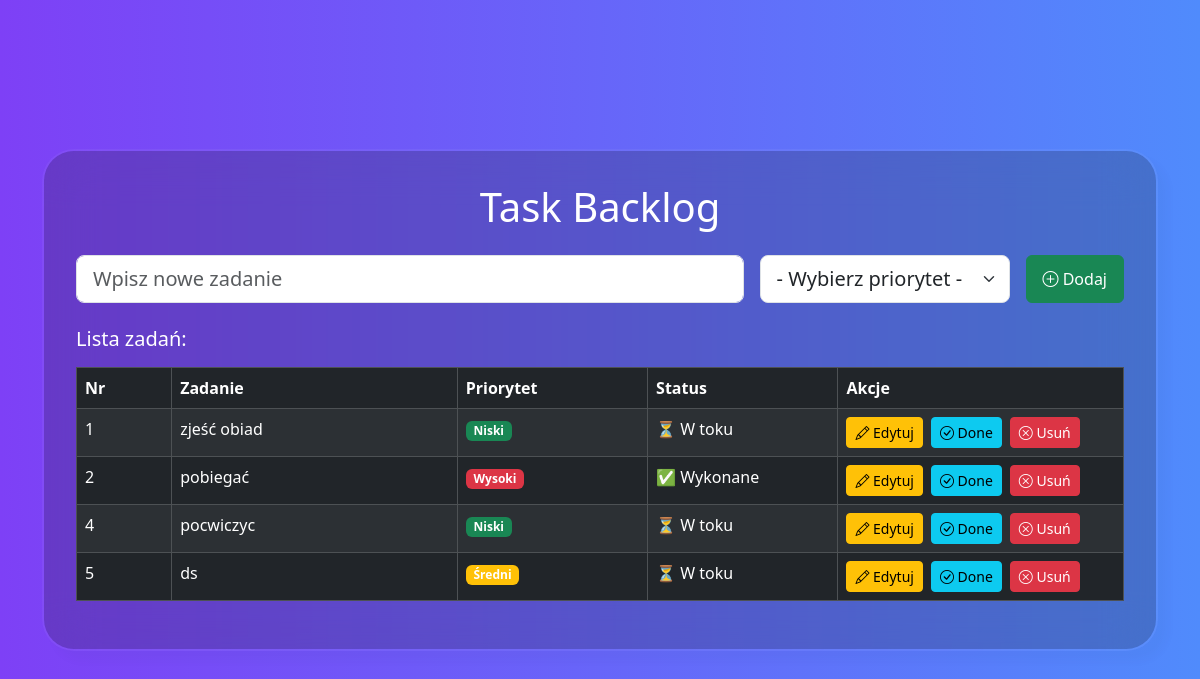
Before: / with the older database file.
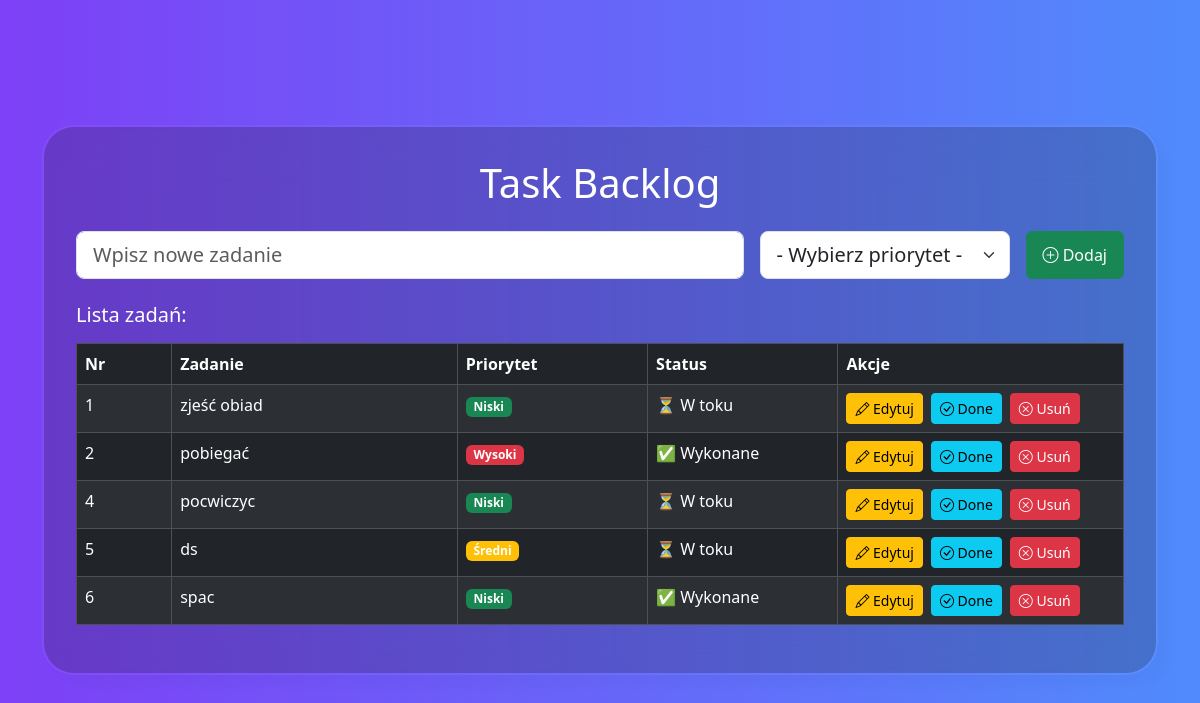
After: the same page with the newer database file.
### app.py (models this page shows, shortened)
class Task(db.Model):
    id = db.Column(db.Integer, primary_key=True)
    number_task = db.Column(db.Integer, nullable=False, autoincrement=True)  # auto increment
    name = db.Column(db.String(100), nullable=False)
    priority = db.Column(db.String, nullable=False)  # priority column
    is_done = db.Column(db.Boolean, default=False)

### app.py (the view, shortened to what this page needs)
@app.route('/', methods=['GET', 'POST'])
def todo():
    error_message = None
    tasks = Task.query.all()
    return render_template('todo.html', tasks=tasks)

### templates/todo.html (shortened to what this page needs)
{% extends 'base.html' %}
{% block content %}
    <h1 class="text-center mb-4">Task Backlog</h1>
    <form action="" method="POST" class="d-flex mb-4 gap-3">
        <input type="text" name="task" class="form-control form-control-lg" placeholder="Wpisz nowe zadanie" required>
        <select name="priority" class="form-select form-select-lg" required>
            <option value="" disabled selected>- Wybierz priorytet -</option>
        </select>
        <button type="submit" class="btn btn-success flex-shrink-0 px-3"><i class="bi bi-plus-circle"></i> Dodaj</button>
    </form>
    {% if tasks %}
        <h5 class="mb-3">Lista zadań:</h5>
        <table class="table table-striped table-dark table-bordered">
            <thead>
                <tr>
                    <th scope="col" class="col-1">Nr</th>
                    <th scope="col" class="col-3">Zadanie</th>
                    <th scope="col" class="col-2">Priorytet</th>
                    <th scope="col" class="col-2">Status</th>
                    <th scope="col" class="col-3">Akcje</th>
                </tr>
            </thead>
            <tbody>
                {% for task in tasks %}
                    <tr class="{% if task.is_done %}bg-secondaryh{% endif %}">
                        <td>{{ task.number_task }}</td>
                        <td>{{ task.name }}</td>
                        <td>
                            <span class="badge
                                {% if task.priority == 'low' %} bg-success
                                {% elif task.priority == 'medium' %} bg-warning
                                {% else %} bg-danger
                                {% endif %}">
                                {% if task.priority == 'low' %}
                                    Niski
                                {% elif task.priority == 'medium' %}
                                    Średni
                                {% else %}
                                    Wysoki
                                {% endif %}
                            </span>
                        </td>
                        <td>
                            {% if task.is_done %}
                                ✅ Wykonane
                            {% else %}
                                ⏳ W toku
                            {% endif %}
                        </td>
                        <td>
                            <div class="d-flex justify-content-start gap-2">
                                <a href="{{ url_for('edit_task', task_id=task.id) }}" class="btn btn-warning btn-sm">
                                    <i class="bi bi-pencil"></i> Edytuj
                                </a>
                                <form action="{{ url_for('toggle_done', task_id=task.id) }}" method="POST">
                                    <button type="submit" class="btn btn-info btn-sm">
                                        <i class="bi bi-check-circle"></i> Done
                                    </button>
                                </form>
                                <form action="{{ url_for('delete_task', task_id=task.id) }}" method="POST">
                                    <button type="submit" class="btn btn-danger btn-sm">
                                        <i class="bi bi-x-circle"></i> Usuń
                                    </button>
                                </form>
                            </div>
                        </td>
                    </tr>
                {% endfor %}
            </tbody>
        </table>
    {% else %}
        <p class="text-muted text-center mt-3">Brak aktualnie zadań. Dodaj coś.</p>
    {% endif %}
{% endblock %}

### templates/base.html (shortened to what this page needs)
<!DOCTYPE html>
<html lang="en">
<head>
    <link href="https://cdn.jsdelivr.net/npm/bootstrap@5.3.2/dist/css/bootstrap.min.css" rel="stylesheet">
    <link href="https://cdn.jsdelivr.net/npm/bootstrap-icons/font/bootstrap-icons.css" rel="stylesheet">
    <link rel="stylesheet" href="{{ url_for('static', filename='styles.css') }}">
</head>
<body class="gradient-custom-2">
    <div class="container d-flex justify-content-center">
        <div class="mask-custom">
            {% block content %}{% endblock %}
        </div>
    </div>
</body>
</html>

### static/styles.css (style rules this page uses)
.gradient-custom-2 { background: linear-gradient(to right, rgba(126, 64, 246, 1), rgba(80, 139, 252, 1)); min-height: 100vh; display: flex; justify-content: center; align-items: center; padding: 20px; }
.mask-custom { background: rgba(24, 24, 16, 0.2); border-radius: 2em; backdrop-filter: blur(25px); border: 2px solid rgba(255, 255, 255, 0.05); background-clip: padding-box; box-shadow: 10px 10px 10px rgba(46, 54, 68, 0.03); padding: 2rem; max-width: 100%; width: 100%; box-sizing: border-box; min-width: 300px; color: white; }
.form-select.form-select-lg { max-width: 250px; padding-right: 2.5rem; }

Changed rows visible on the page:
added Task: number_task "6", name "spac", priority "Niski", is_done "✅ Wykonane"
